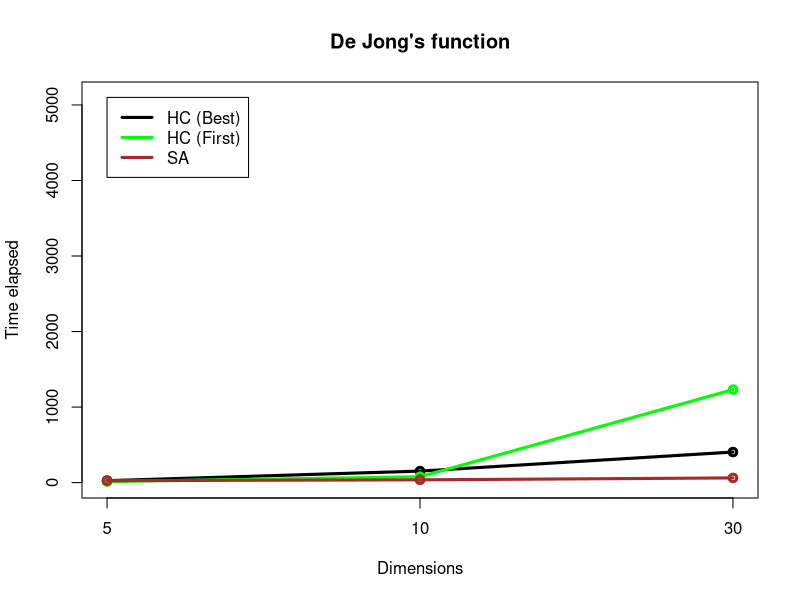

R code for this plot:
drawingTimePlots=function()
{
  hcbest=c(25.752,152.425,404.555);
  hcfirst=c(13.738,77.707,1231.297);
  sa=c(25.605,36.531,61.965);
  
  plot(x=as.factor(c(5,10,30)),hcbest,xlim=c(1,3),ylim=c(0,5100),type="o",lty="blank",col="white",xlab="Dimensions",ylab="Time elapsed",main="De Jong's function");
  
  legend(1,5100,lty = "solid",lwd=3,legend = c("HC (Best)","HC (First)","SA"),col = c("black","green","brown"));
  
  lines(hcbest,type="o",lwd=3,col="black");
  lines(hcfirst,type="o",lwd=3,col="green");
  lines(sa,type="o",lwd=3,col="brown");
}

drawingTimePlots()